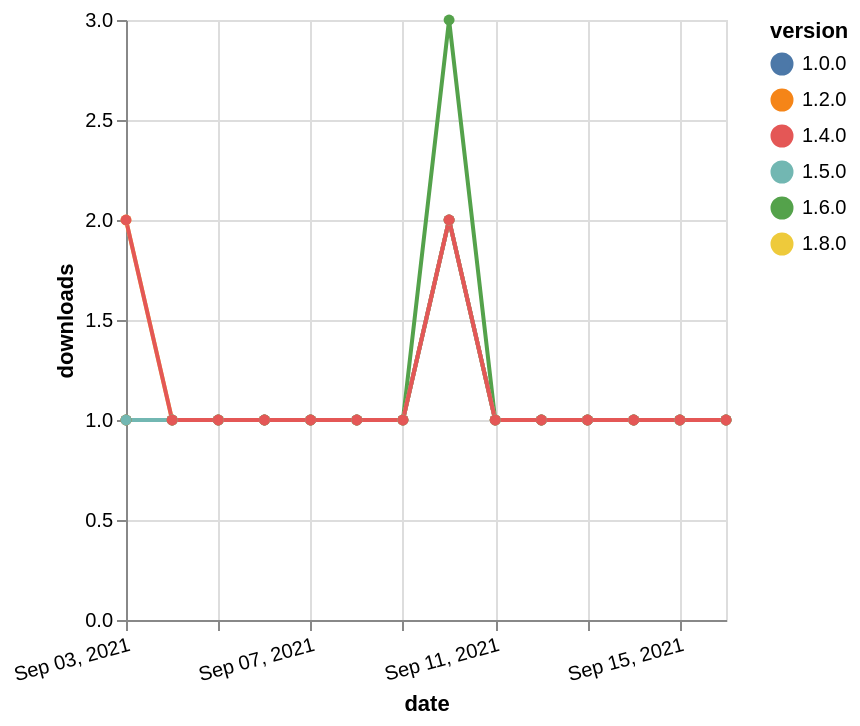

The specification (Vega-Lite) saved for this image:
### Vega-Lite specification from a JSON file in a GitHub repository (floating-point values rounded to 4 significant figures)
{"$schema": "https://vega.github.io/schema/vega-lite/v5.json", "description": "A simple bar chart with embedded data.", "data": {"values": [{"date": "2021-09-03", "total": 169, "delta": 1, "version": "1.6.0"}, {"date": "2021-09-04", "total": 170, "delta": 1, "version": "1.6.0"}, {"date": "2021-09-05", "total": 171, "delta": 1, "version": "1.6.0"}, {"date": "2021-09-06", "total": 172, "delta": 1, "version": "1.6.0"}, {"date": "2021-09-07", "total": 173, "delta": 1, "version": "1.6.0"}, {"date": "2021-09-08", "total": 174, "delta": 1, "version": "1.6.0"}, {"date": "2021-09-09", "total": 175, "delta": 1, "version": "1.6.0"}, {"date": "2021-09-10", "total": 178, "delta": 3, "version": "1.6.0"}, {"date": "2021-09-11", "total": 179, "delta": 1, "version": "1.6.0"}, {"date": "2021-09-12", "total": 180, "delta": 1, "version": "1.6.0"}, {"date": "2021-09-13", "total": 181, "delta": 1, "version": "1.6.0"}, {"date": "2021-09-14", "total": 182, "delta": 1, "version": "1.6.0"}, {"date": "2021-09-15", "total": 183, "delta": 1, "version": "1.6.0"}, {"date": "2021-09-16", "total": 184, "delta": 1, "version": "1.6.0"}, {"date": "2021-09-03", "total": 116, "delta": 2, "version": "1.8.0"}, {"date": "2021-09-04", "total": 117, "delta": 1, "version": "1.8.0"}, {"date": "2021-09-05", "total": 118, "delta": 1, "version": "1.8.0"}, {"date": "2021-09-06", "total": 119, "delta": 1, "version": "1.8.0"}, {"date": "2021-09-07", "total": 120, "delta": 1, "version": "1.8.0"}, {"date": "2021-09-08", "total": 121, "delta": 1, "version": "1.8.0"}, {"date": "2021-09-09", "total": 122, "delta": 1, "version": "1.8.0"}, {"date": "2021-09-10", "total": 124, "delta": 2, "version": "1.8.0"}, {"date": "2021-09-11", "total": 125, "delta": 1, "version": "1.8.0"}, {"date": "2021-09-12", "total": 126, "delta": 1, "version": "1.8.0"}, {"date": "2021-09-13", "total": 127, "delta": 1, "version": "1.8.0"}, {"date": "2021-09-14", "total": 128, "delta": 1, "version": "1.8.0"}, {"date": "2021-09-15", "total": 129, "delta": 1, "version": "1.8.0"}, {"date": "2021-09-16", "total": 130, "delta": 1, "version": "1.8.0"}, {"date": "2021-09-03", "total": 282, "delta": 1, "version": "1.0.0"}, {"date": "2021-09-04", "total": 283, "delta": 1, "version": "1.0.0"}, {"date": "2021-09-05", "total": 284, "delta": 1, "version": "1.0.0"}, {"date": "2021-09-06", "total": 285, "delta": 1, "version": "1.0.0"}, {"date": "2021-09-07", "total": 286, "delta": 1, "version": "1.0.0"}, {"date": "2021-09-08", "total": 287, "delta": 1, "version": "1.0.0"}, {"date": "2021-09-09", "total": 288, "delta": 1, "version": "1.0.0"}, {"date": "2021-09-10", "total": 290, "delta": 2, "version": "1.0.0"}, {"date": "2021-09-11", "total": 291, "delta": 1, "version": "1.0.0"}, {"date": "2021-09-12", "total": 292, "delta": 1, "version": "1.0.0"}, {"date": "2021-09-13", "total": 293, "delta": 1, "version": "1.0.0"}, {"date": "2021-09-14", "total": 294, "delta": 1, "version": "1.0.0"}, {"date": "2021-09-15", "total": 295, "delta": 1, "version": "1.0.0"}, {"date": "2021-09-16", "total": 296, "delta": 1, "version": "1.0.0"}, {"date": "2021-09-03", "total": 171, "delta": 1, "version": "1.2.0"}, {"date": "2021-09-04", "total": 172, "delta": 1, "version": "1.2.0"}, {"date": "2021-09-05", "total": 173, "delta": 1, "version": "1.2.0"}, {"date": "2021-09-06", "total": 174, "delta": 1, "version": "1.2.0"}, {"date": "2021-09-07", "total": 175, "delta": 1, "version": "1.2.0"}, {"date": "2021-09-08", "total": 176, "delta": 1, "version": "1.2.0"}, {"date": "2021-09-09", "total": 177, "delta": 1, "version": "1.2.0"}, {"date": "2021-09-10", "total": 179, "delta": 2, "version": "1.2.0"}, {"date": "2021-09-11", "total": 180, "delta": 1, "version": "1.2.0"}, {"date": "2021-09-12", "total": 181, "delta": 1, "version": "1.2.0"}, {"date": "2021-09-13", "total": 182, "delta": 1, "version": "1.2.0"}, {"date": "2021-09-14", "total": 183, "delta": 1, "version": "1.2.0"}, {"date": "2021-09-15", "total": 184, "delta": 1, "version": "1.2.0"}, {"date": "2021-09-16", "total": 185, "delta": 1, "version": "1.2.0"}, {"date": "2021-09-03", "total": 138, "delta": 1, "version": "1.5.0"}, {"date": "2021-09-04", "total": 139, "delta": 1, "version": "1.5.0"}, {"date": "2021-09-05", "total": 140, "delta": 1, "version": "1.5.0"}, {"date": "2021-09-06", "total": 141, "delta": 1, "version": "1.5.0"}, {"date": "2021-09-07", "total": 142, "delta": 1, "version": "1.5.0"}, {"date": "2021-09-08", "total": 143, "delta": 1, "version": "1.5.0"}, {"date": "2021-09-09", "total": 144, "delta": 1, "version": "1.5.0"}, {"date": "2021-09-10", "total": 146, "delta": 2, "version": "1.5.0"}, {"date": "2021-09-11", "total": 147, "delta": 1, "version": "1.5.0"}, {"date": "2021-09-12", "total": 148, "delta": 1, "version": "1.5.0"}, {"date": "2021-09-13", "total": 149, "delta": 1, "version": "1.5.0"}, {"date": "2021-09-14", "total": 150, "delta": 1, "version": "1.5.0"}, {"date": "2021-09-15", "total": 151, "delta": 1, "version": "1.5.0"}, {"date": "2021-09-16", "total": 152, "delta": 1, "version": "1.5.0"}, {"date": "2021-09-03", "total": 144, "delta": 2, "version": "1.4.0"}, {"date": "2021-09-04", "total": 145, "delta": 1, "version": "1.4.0"}, {"date": "2021-09-05", "total": 146, "delta": 1, "version": "1.4.0"}, {"date": "2021-09-06", "total": 147, "delta": 1, "version": "1.4.0"}, {"date": "2021-09-07", "total": 148, "delta": 1, "version": "1.4.0"}, {"date": "2021-09-08", "total": 149, "delta": 1, "version": "1.4.0"}, {"date": "2021-09-09", "total": 150, "delta": 1, "version": "1.4.0"}, {"date": "2021-09-10", "total": 152, "delta": 2, "version": "1.4.0"}, {"date": "2021-09-11", "total": 153, "delta": 1, "version": "1.4.0"}, {"date": "2021-09-12", "total": 154, "delta": 1, "version": "1.4.0"}, {"date": "2021-09-13", "total": 155, "delta": 1, "version": "1.4.0"}, {"date": "2021-09-14", "total": 156, "delta": 1, "version": "1.4.0"}, {"date": "2021-09-15", "total": 157, "delta": 1, "version": "1.4.0"}, {"date": "2021-09-16", "total": 158, "delta": 1, "version": "1.4.0"}]}, "width": "container", "mark": {"type": "line", "point": {"filled": true}}, "encoding": {"x": {"field": "date", "type": "temporal", "timeUnit": "yearmonthdate", "title": "date", "axis": {"labelAngle": -15}}, "y": {"field": "delta", "type": "quantitative", "title": "downloads"}, "color": {"field": "version", "type": "nominal"}, "tooltip": {"field": "delta"}}}
